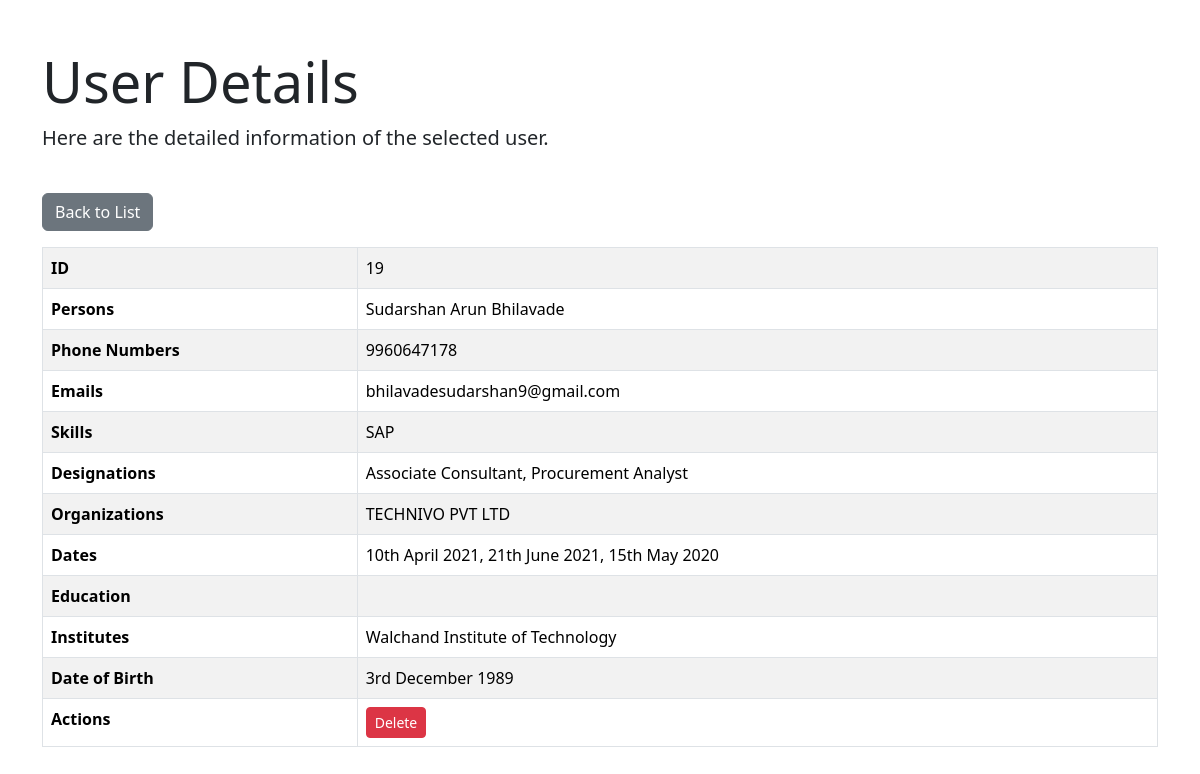
The page /app1/home/19 (signed in) on the database its author committed.
### app1/models.py (models this page shows, shortened)
class Entity(models.Model):
    persons = models.JSONField(default=list)  # Store list of persons (names)
    phone_numbers = models.JSONField(default=list)  # Store phone numbers
    emails = models.JSONField(default=list)  # Store emails
    skills = models.JSONField(default=list)  # Store skills
    designations = models.JSONField(default=list)  # Store job titles
    organizations = models.JSONField(default=list)  # Store organizations
    dates = models.JSONField(default=list)  # Store various dates
    educations = models.JSONField(default=list)  # Store education qualifications
    institutes = models.JSONField(default=list)  # Store institutions
    date_of_birth = models.JSONField(default=list)  # Store dates of birth

### app1/views.py (the view)
# urls.py: path('home/<int:entity_id>', user_details, name='user_details'),
def user_details(request, entity_id):
    entity = get_object_or_404(Entity, id=entity_id)
    if request.method == 'POST':
        id = request.POST.get('delete')
        a = Entity.objects.get(id = id)
        a.delete()
        return redirect('home')
    return render(request, 'user_details.html', {'entity': entity})

### app1/templates/user_details.html (shortened to what this page needs)
{% extends 'base.html' %}
{% block content %}
{%if user.is_authenticated%}
<div class="container mt-5">
    <div class="row mb-4">
        <div class="col-12">
            <h1 class="display-4">User Details</h1>
            <p class="lead">Here are the detailed information of the selected user.</p>
        </div>
    </div>
    <div class="row mb-3">
        <div class="col-12">
            <a href="{% url 'home' %}" class="btn btn-secondary">Back to List</a>
        </div>
    </div>
    <div class="row">
        <div class="col-12">
            <table class="table table-bordered table-striped">
                <tr>
                    <th>ID</th>
                    <td>{{ entity.id }}</td>
                </tr>
                <tr>
                    <th>Persons</th>
                    <td>{{ entity.persons|join:', ' }}</td>
                </tr>
                <tr>
                    <th>Phone Numbers</th>
                    <td>{{ entity.phone_numbers|join:', ' }}</td>
                </tr>
                <tr>
                    <th>Emails</th>
                    <td>{{ entity.emails|join:', ' }}</td>
                </tr>
                <tr>
                    <th>Skills</th>
                    <td>{{ entity.skills|join:', ' }}</td>
                </tr>
                <tr>
                    <th>Designations</th>
                    <td>{{ entity.designations|join:', ' }}</td>
                </tr>
                <tr>
                    <th>Organizations</th>
                    <td>{{ entity.organizations|join:', ' }}</td>
                </tr>
                <tr>
                    <th>Dates</th>
                    <td>{{ entity.dates|join:', ' }}</td>
                </tr>
                <tr>
                    <th>Education</th>
                    <td>{{ entity.educations|join:', ' }}</td>
                </tr>
                <tr>
                    <th>Institutes</th>
                    <td>{{ entity.institutes|join:', ' }}</td>
                </tr>
                <tr>
                    <th>Date of Birth</th>
                    <td>{{ entity.date_of_birth|join:', ' }}</td>
                </tr>
                <tr>
                    <th>Actions</th>
                    <td>
                        <form action="/app1/home/{{ entity.id }}" method="POST" style="display:inline;">
                            <button type="submit" class="btn btn-danger btn-sm">Delete</button>
                        </form>
                    </td>
                </tr>
            </table>
        </div>
    </div>
</div>
{%endif%}
{% endblock %}

### rows shown on the page
Entity: id "19", persons "Sudarshan Arun Bhilavade", phone_numbers "9960647178", emails "bhilavadesudarshan9@gmail.com", skills "SAP", designations "Associate Consultant, Procurement Analyst", organizations "TECHNIVO PVT LTD", dates "10th April 2021, 21th June 2021, 15th May 2020", institutes "Walchand Institute of Technology", date_of_birth "3rd December 1989"
